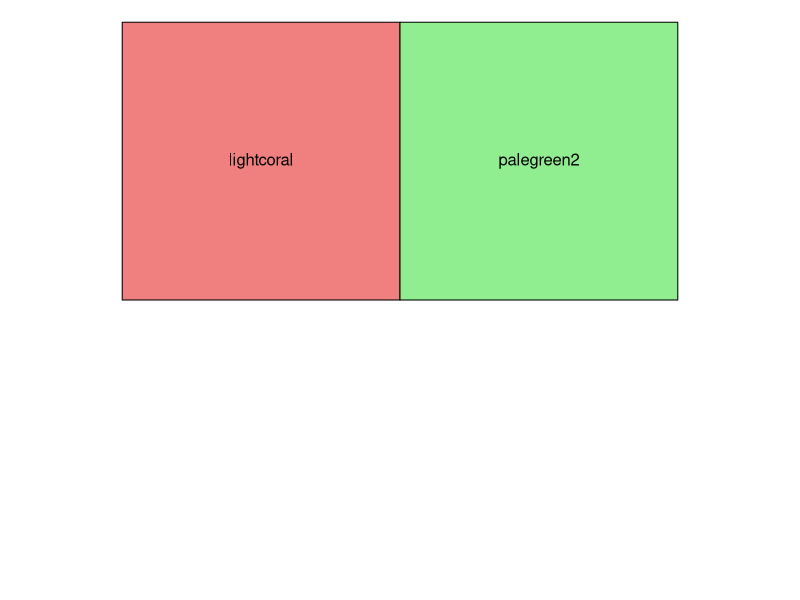
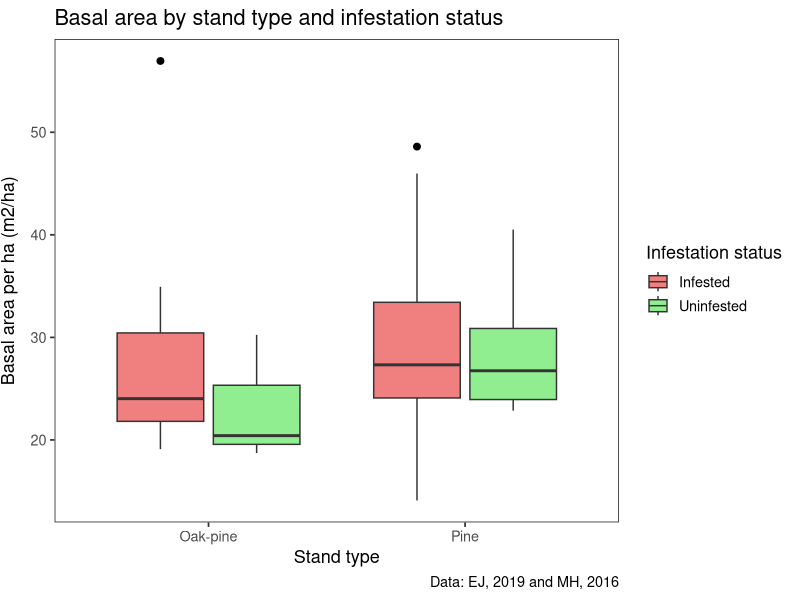
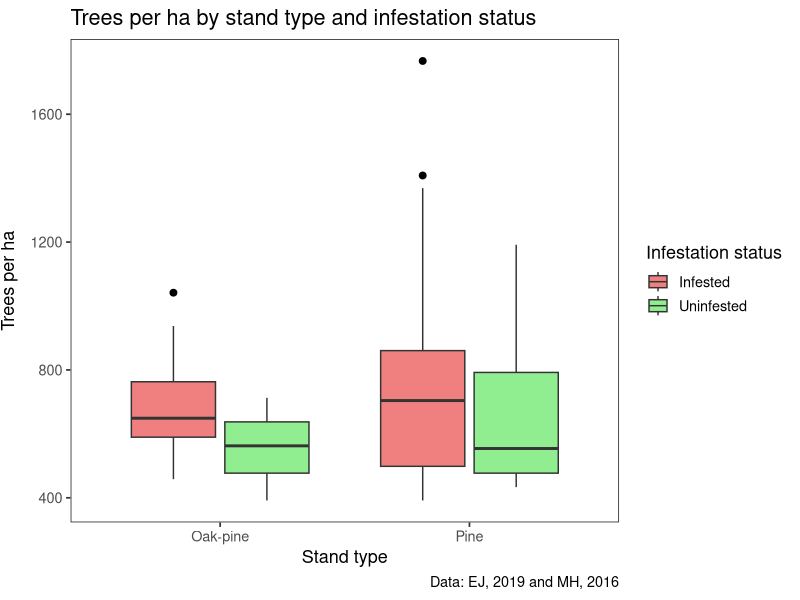
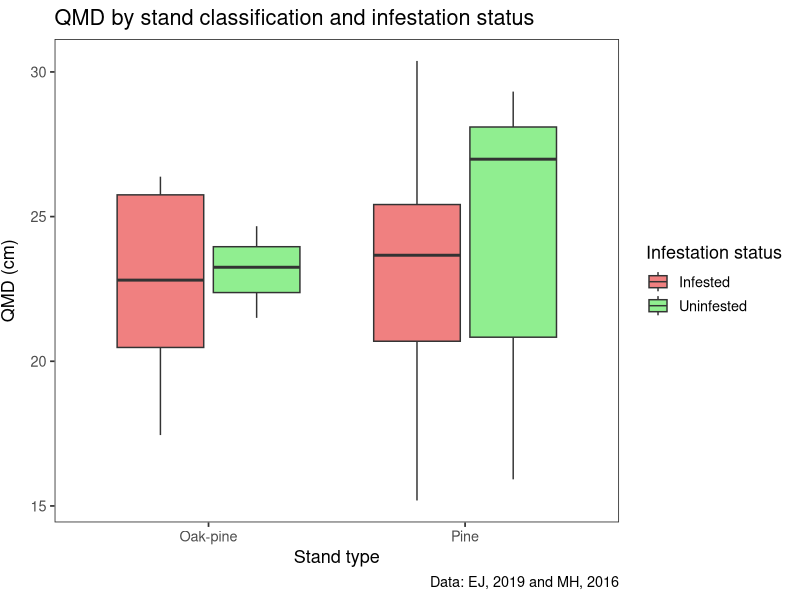
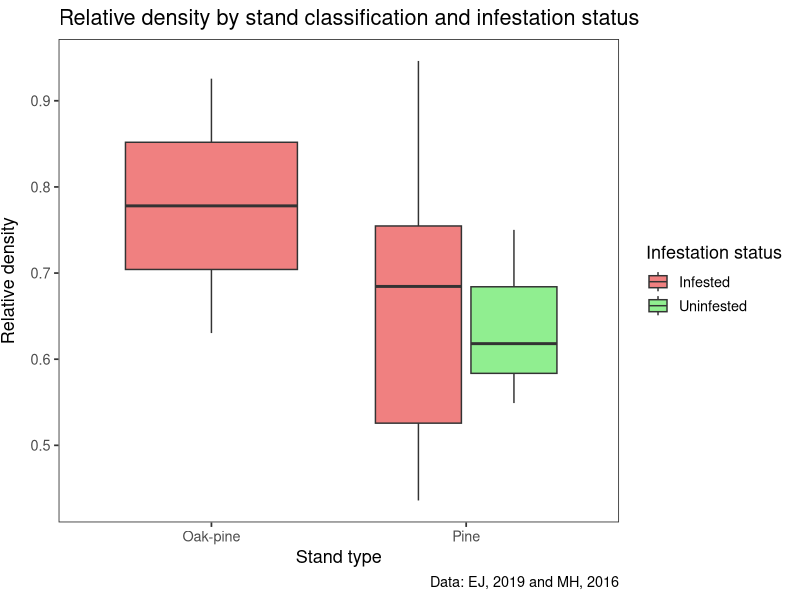
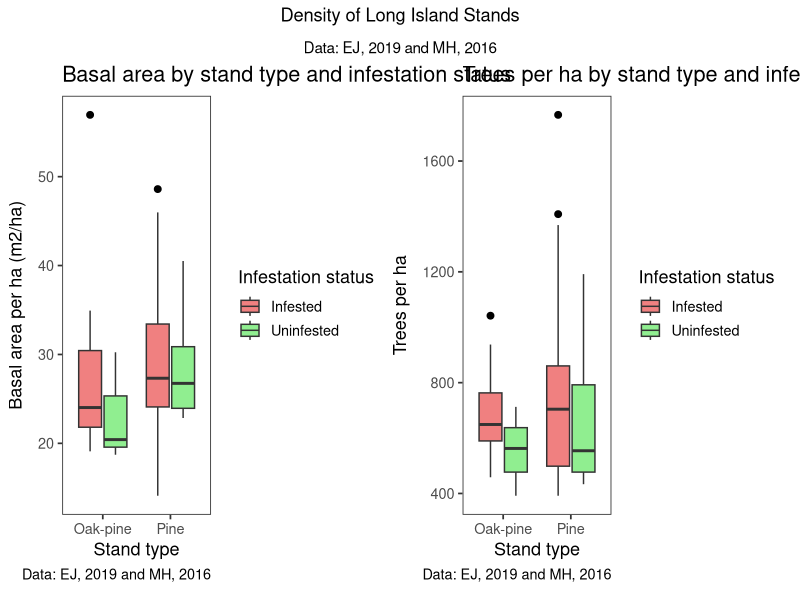

The R source for these figures, in order: (Note: this script raises an error after producing the figures.)
# ------------------------------------------
# Figures for Lab Group Presentation 5/8/20
# 04 May 2020
# EKJ
# ------------------------------------------
#

# Preliminaries -----------------------------------------------------------

# LOAD LIBRARIES
library(ggplot2)
require(ggplot2)
library(patchwork)
require(patchwork)
library(scales)
require(scales)

# LOAD DATA
data <- read.csv("StandData_LongIsland.csv")
print(data)

# GROUP DATA
# EJ, 2019
EJ <- data[data$DATA == "EJ",]

# MH, 2016
MH <- data[data$DATA == "MH",]

# Box Plots: STATUS and COVER ----------------------------------------------

box_plot_colors <- c("lightcoral", "palegreen2")
box_plot_colors2 <- c("lightcoral", "palegreen2", "lightcoral", "palegreen2")
show_col(box_plot_colors)

# Basal area

ba_status_cover <- ggplot(data = data, aes(x = COVER, y = BA_HA, by = STATUS, fill = STATUS)) +
  geom_boxplot(outlier.color =  "black", 
               outlier.size = 2) + 
               #outlier.shape = "square") +
  #geom_point(color = "grey30", 
  #position = position_jitter(width = 0.1, height = 0),
  #size = 2) +
  labs(title = "Basal area by stand type and infestation status",
       x = "Stand type",
       y = "Basal area per ha (m2/ha)",
       caption = "Data: EJ, 2019 and MH, 2016",
       fill = "Infestation status") +
  scale_x_discrete(labels=c("HWMX" = "Oak-pine", "PINE" = "Pine")) +
  scale_fill_manual(labels = c("Infested", "Uninfested"), values = box_plot_colors) +
  theme_bw(base_size = 13) +
  theme(panel.grid.major = element_blank(), 
        panel.grid.minor = element_blank(), 
        axis.title.y = element_text(vjust = 3))
#theme(axis.text.x = element_text(size = 12),
#      axis.text.y = element_text(size = 12),
#      axis.title.y = element_text(size = 12),
#      axis.title.y = element_text(size = 12))


print(ba_status_cover)

# Trees per ha

tpha_status_cover <- ggplot(data = data, aes(x = COVER, y = TPHA, by = STATUS, fill = STATUS)) +
  geom_boxplot(outlier.color =  "black", 
               outlier.size = 2) + 
               #outlier.shape = "square") +
  #geom_point(color = "grey30", 
             #position = position_jitter(width = 0.1, height = 0),
             #size = 2) +
  labs(title = "Trees per ha by stand type and infestation status",
       x = "Stand type",
       y = "Trees per ha",
       caption = "Data: EJ, 2019 and MH, 2016",
       fill = "Infestation status") +
  scale_x_discrete(labels=c("HWMX" = "Oak-pine", "PINE" = "Pine")) +
  scale_fill_manual(labels = c("Infested", "Uninfested"), values = box_plot_colors) +
  theme_bw(base_size = 13) +
  theme(panel.grid.major = element_blank(), 
        panel.grid.minor = element_blank(),
        axis.title.y = element_text(vjust = 3))
#theme(axis.text.x = element_text(size = 12),
#      axis.text.y = element_text(size = 12),
#      axis.title.y = element_text(size = 12),
#      axis.title.y = element_text(size = 12))


print(tpha_status_cover)

# QMD

QMD_status_cover <- ggplot(data = data, aes(x = COVER, y = QMD, by = STATUS, fill = STATUS)) +
  geom_boxplot(outlier.color =  "black", 
               outlier.size = 2) + 
               #outlier.shape = "square") +
  #geom_point(color = "grey30", 
             #position = position_jitter(width = 0.1, height = 0),
             #size = 2) +
  labs(title = "QMD by stand classification and infestation status",
       x = "Stand type",
       y = "QMD (cm)",
       caption = "Data: EJ, 2019 and MH, 2016",
       fill = "Infestation status") +
  scale_x_discrete(labels=c("HWMX" = "Oak-pine", "PINE" = "Pine")) +
  scale_fill_manual(labels = c("Infested", "Uninfested"), values = box_plot_colors) +
  theme_bw(base_size = 13) +
  theme(panel.grid.major = element_blank(), 
        panel.grid.minor = element_blank(),
        axis.title.y = element_text(vjust = 3))
#theme(axis.text.x = element_text(size = 12),
#      axis.text.y = element_text(size = 12),
#      axis.title.y = element_text(size = 12),
#      axis.title.y = element_text(size = 12))


print(QMD_status_cover)

# relative density

RD_status_cover <- ggplot(data = EJ, aes(x = COVER, y = REL_DEN, by = STATUS, fill = STATUS)) +
  geom_boxplot(outlier.color =  "black", 
               outlier.size = 2) +
               #outlier.shape = "square") +
  #geom_point(color = "grey30", 
             #position = position_jitter(width = 0.1, height = 0),
             #size = 2) +
  labs(title = "Relative density by stand classification and infestation status",
       x = "Stand type",
       y = "Relative density",
       caption = "Data: EJ, 2019 and MH, 2016",
       fill = "Infestation status") +
  scale_x_discrete(labels=c("HWMX" = "Oak-pine", "PINE" = "Pine")) +
  scale_fill_manual(labels = c("Infested", "Uninfested"), values = box_plot_colors) +
  theme_bw(base_size = 13) +
  theme(panel.grid.major = element_blank(), 
        panel.grid.minor = element_blank(),
        axis.title.y = element_text(vjust = 3))

#theme(axis.text.x = element_text(size = 12),
#      axis.text.y = element_text(size = 12),
#      axis.title.y = element_text(size = 12),
#      axis.title.y = element_text(size = 12))


print(RD_status_cover)

###############################################################

# PATCH WORK

# FIGURE 1

patch1 <- ba_status_cover + tpha_status_cover + 
  plot_annotation(title = "Density of Long Island Stands",
                  subtitle = "Data: EJ, 2019 and MH, 2016",
                  theme = theme(plot.title = element_text(hjust = 0.5),
                                plot.subtitle = element_text(hjust = 0.5, vjust = -1)))

print(patch1)

###############################################################

# Diameter distributions --------------------------------------------------

# Tree diameters


data$diameterbins <- cut(DiameterDist$DBH, c(0, 5, 10, 15, 20, 25, 30,34), 
                                 labels = c("1 - 4", "5 - 9", "10 - 14", "15 - 19", "20 - 24", "25 - 29", "30 - 34"))

require(ggplot2)

#Colors for plot

cols<- c("OH" = "gray20", "RM" = "salmon", "SM" = "darkblue", "PB" = "yellow", 
         "HI" = "thistle1", "AB" = "darkorange", "WA" = "gray45", 
         "WP" = "purple", "BT" = "lightskyblue", "RO" = "red", "EH" = "green4")


#plot- TPA 
ggplot(DiameterDist, aes(x = diameterbins, y = TPA, fill = Species)) + #x is diameter class, y is trees per hectare (for me), fill is species column
  geom_bar(stat = "identity")+ #stat has to equal identity for this to work
  scale_fill_manual(values = cols)+ #I linked my own colors to each species for consistency, see below
  scale_x_discrete(limits = c("5 - 9", "10 - 14", "15 - 19", "20 - 24", "25 - 29", "30 - 34"))+ #if I don't do this, then it will skip empty categories
  xlab("Diameter Class (DBH in inches)")+
  ylab("TPA (number of trees/acre)")+
  ggtitle("TPA Diameter Distribution")+
  theme_bw()

spord=c("RO","SM","AB","EH","WP","RM","BT","HI","OH","WA","PB")


#plot-BA
ggplot(DiameterDist, aes(x = diameterbins, y = Basal.Area, fill = factor(Species, levels=spord))) + #x is diameter class, y is trees per hectare (for me), fill is species column
  geom_bar(stat = "identity")+ #stat has to equal identity for this to work
  scale_fill_manual(values = cols, name="")+ #I linked my own colors to each species for consistency, see below
  scale_x_discrete(limits = c("1 - 4", "5 - 9", "10 - 14", "15 - 19", "20 - 24", "25 - 29", "30 - 34"))+ #if I don't do this, then it will skip empty categories
  xlab("Diameter Class (DBH in inches)")+
  ylab("Basal Area (ft^2/acre)")+
  ggtitle("Basal Area Diameter Distribution")+
  #scale_fill_discrete(name="legend")
  theme_bw()                 


